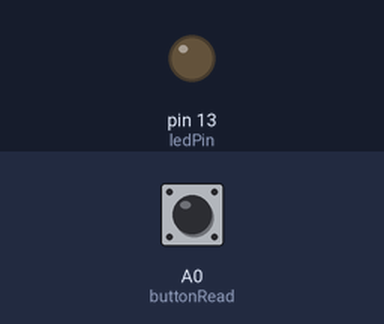
The sketch below on a simulated Arduino Uno, built with avr-gcc and run on an emulated ATmega328P. Parts: output pins drawn as LEDs (lit = HIGH). Dashed ring = blinking. The inputs (shaded band) are chosen by the test bench; at power-on: A0 (buttonRead) LOW.

Above: at 1.2 s.
1.3 s: A0 (buttonRead) pulled HIGH for 1 s
At 1.48 s:
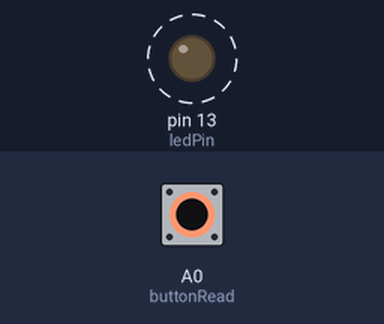
4.3 s: A0 (buttonRead) pulled HIGH for 3.2 s
At 7.9 s:
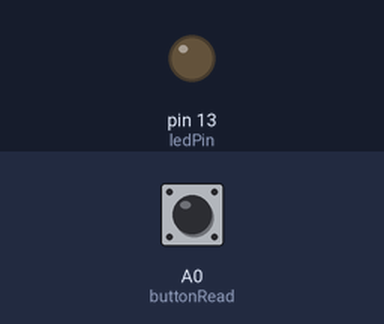
Timing chart, 0 to 9.4 s (numbered marks = the images above; inputs shaded):
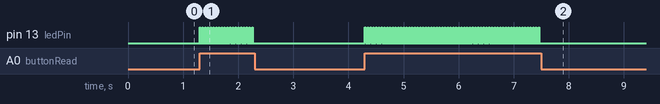

Measured:
- after the input at 1.3 s, pin 13 (ledPin): alternates HIGH for 0.01 s and LOW for 0.04 s, 40 changes in all, then stays LOW, starting at once
- after the input at 4.3 s, pin 13 (ledPin): alternates HIGH for 0.01 s and LOW for 0.04 s, 128 changes in all, then stays LOW, starting at once

The sketch:

interesting_led.ino
```cpp
const int ledPin = 13;
const int buttonRead = A0;

void setup() {
  // put your setup code here, to run once:
  pinMode(ledPin, OUTPUT);
  pinMode(buttonRead, INPUT);
}

void loop() {
  // put your main code here, to run repeatedly:
  if (digitalRead(buttonRead)) {
    digitalWrite(ledPin, HIGH);
    delay(10);
    digitalWrite(ledPin, LOW);
    delay(40);
  } else {
    digitalWrite(ledPin, LOW);
  }
}
```
